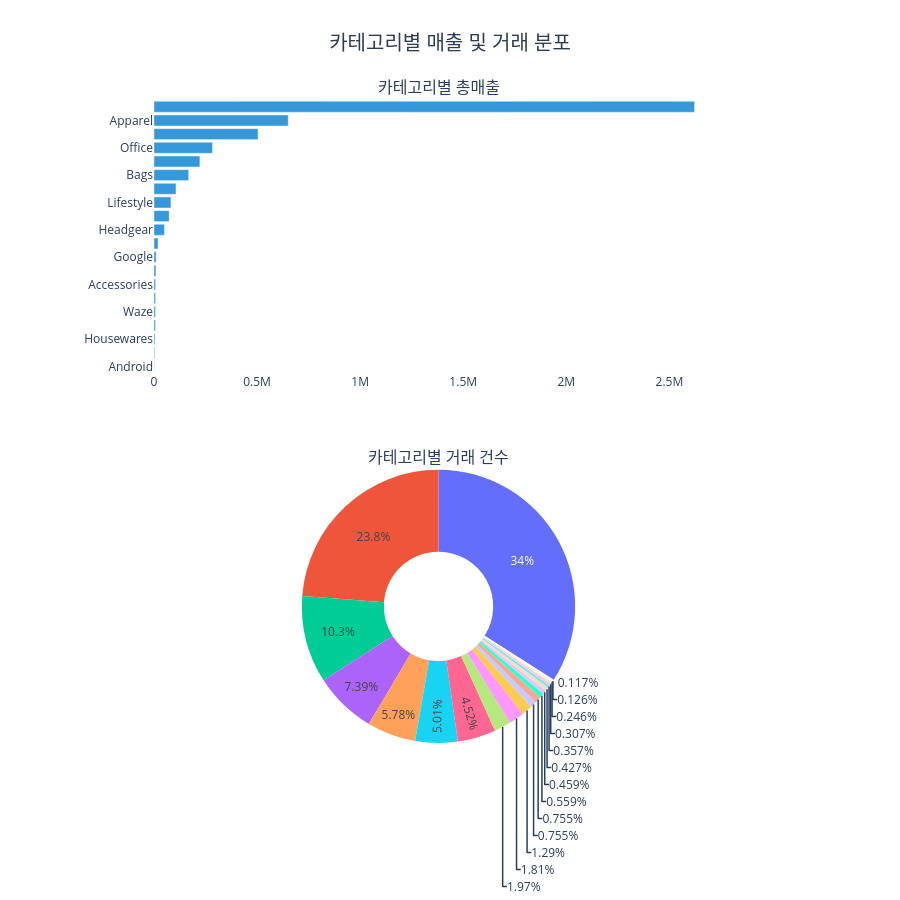

Notebook code for this chart:
### Code cell
cat = cat.sort_values('총매출', ascending=True) 

fig = make_subplots(
    rows=2, cols=1,
    subplot_titles=['카테고리별 총매출', '카테고리별 거래 건수'],
    specs=[[{'type': 'bar'}], [{'type': 'pie'}]],
    vertical_spacing=0.15
)

fig.add_trace(go.Bar(
    x=cat['총매출'], y=cat['제품카테고리'],
    orientation='h', marker_color='#3498db', name='총매출'
), row=1, col=1)

fig.add_trace(go.Pie(
    labels=cat['제품카테고리'], values=cat['거래건수'],
    hole=0.4, name='거래건수'
), row=2, col=1)

fig.update_layout(
    title=dict(text='카테고리별 매출 및 거래 분포', x=0.5, xanchor='center',
               font=dict(size=20, color='#2c3e50')),
    plot_bgcolor='white',
    showlegend=False,
    height=900
)

fig.show()

### Figure 1 — Plotly figure (JSON) as saved in the notebook; plotly's stock layout.template omitted (floating-point values rounded to 4 significant figures)
{"data": [{"marker": {"color": "#3498db"}, "name": "총매출", "orientation": "h", "type": "bar", "x": [750.0, 3313.0, 4985.0, 6667.0, 6953.0, 7114.0, 7412.0, 9197.0, 10360.0, 19450.0, 50400.0, 73340.0, 82040.0, 106600.0, 168000.0, 222500.0, 283500.0, 504600.0, 651000.0, 2622000.0], "xaxis": "x", "y": ["Android", "More Bags", "Housewares", "Bottles", "Waze", "Fun", "Accessories", "Backpacks", "Google", "Gift Cards", "Headgear", "Nest-Canada", "Lifestyle", "Notebooks & Journals", "Bags", "Drinkware", "Office", "Nest", "Apparel", "Nest-USA"], "yaxis": "y"}, {"domain": {"x": [0, 1], "y": [0, 0.425]}, "hole": 0.4, "labels": ["Android", "More Bags", "Housewares", "Bottles", "Waze", "Fun", "Accessories", "Backpacks", "Google", "Gift Cards", "Headgear", "Nest-Canada", "Lifestyle", "Notebooks & Journals", "Bags", "Drinkware", "Office", "Nest", "Apparel", "Nest-USA"], "name": "거래건수", "type": "pie", "values": [43, 40, 122, 258, 442, 146, 191, 84, 105, 157, 674, 258, 1712, 620, 1545, 2524, 3526, 1974, 8129, 11626]}], "layout": {"annotations": [{"font": {"size": 16}, "showarrow": false, "text": "카테고리별 총매출", "x": 0.5, "xanchor": "center", "xref": "paper", "y": 1, "yanchor": "bottom", "yref": "paper"}, {"font": {"size": 16}, "showarrow": false, "text": "카테고리별 거래 건수", "x": 0.5, "xanchor": "center", "xref": "paper", "y": 0.425, "yanchor": "bottom", "yref": "paper"}], "height": 900, "plot_bgcolor": "white", "showlegend": false, "title": {"font": {"color": "#2c3e50", "size": 20}, "text": "카테고리별 매출 및 거래 분포", "x": 0.5, "xanchor": "center"}, "xaxis": {"anchor": "y", "domain": [0, 1]}, "yaxis": {"anchor": "x", "domain": [0.575, 1]}}}
